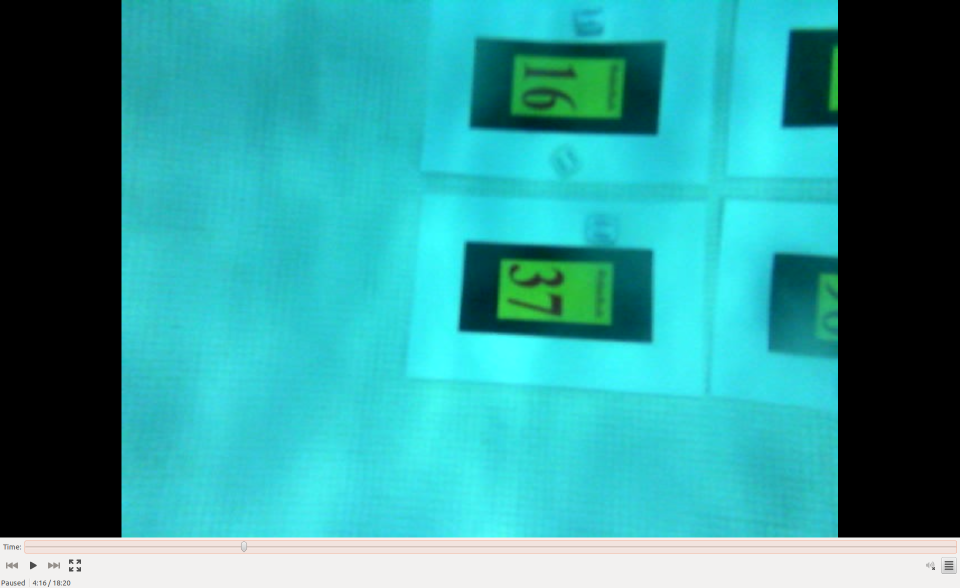
#> input picture vision/sample_frame.png, 1920 x 1176 px (shown at 1/2 size)
$ python -i pathBentPool.py   (imports and definitions only)   (Python 2 division)
#> lines starting #> are read from the running program, lines starting #| are printed output that depends on the picture; after the words box and inside, x2 and y2 are one past the last pixel; in counts of white or black regions, pixels touching at a corner belong together
#> further down, picture is the input picture: shape (1176, 1920, 3); mean B, G, R 154.3, 153.6, 50.8
### vision2/Entities/Utilities/dist.py
import numpy as np


"""
turns the frame into  a gray scale image of distance from input color
input opencv frame, the color you want the distance from
output normalized opencv frame
"""
def dist(frame, color):
  Z = frame.reshape((-1,3))
  color = np.float32(color).reshape((-1, 3))
  dist = Z - color
  dist = dist**2
  dist = sum(np.transpose(dist))
  dist = np.sqrt(dist)
  dist = np.uint8(dist)
  dist = dist.reshape((frame.shape[0:2]))
  return dist

### vision/Entities/VisObj/pathBentVisObj.py
"""
implementation of the bent path vision object
"""
import numpy as np
import cv2
from visobj import VisObj
import math

keys = ["found", "centerPointX", "centerPointY", "point1X", "point1Y", "point2X", "point2Y" ]

class pathBentVisObj(VisObj):


  # array of [found, orientation, cx, cy]
  def __init__(self, data):
    if str(data[0]) == str(False):
      data[0] = False
    self.found = bool(data[0])
    self.cx = int(data[1])
    self.cy = int(data[2])
    self.p1x = int(data[3])
    self.p1y = int(data[4])
    self.p2x = int(data[5])
    self.p2y = int(data[6])

    self.keys = keys
    self.out = {}
    self.out["found"] = self.found
    self.out["centerPointX"] = self.cx
    self.out["centerPointY"] = self.cy
    self.out["point1X"] = self.p1x
    self.out["point1Y"] = self.p1y
    self.out["point2X"] = self.p2x
    self.out["point2Y"] = self.p2y

  # [33 lines left out: function draw, not called in this run]

### vision/Entities/VisObj/slotsVisObj.py
"""
implementation of the gate vision obj
"""
import numpy as np
import cv2
from visobj import VisObj
import math
import time

class HoleRecord:
  def __init__(self, time, hole):
    self.time = time
    self.hole = hole

"""
sparse grid of hole records
can be thought of as grid where each unit has a list of holes in it
"""
class History:
  def __init__(self):
    # length coords need to be close by
    self.coord_length = 20
    # rows = { x1 : { y1 : HoleRecord}, x4 : { y2 : HoleRecord}, ... }
    self.rows = {}

  # add a record to the grid
  # [25 lines left out: functions addRecord, clearRecords, not called in this run]


keys = ["found", "locations"]
# coords
history = History()


class slotsVisObj(VisObj):

  keys = ["found", "locations"]
  history = {}

  # [32 lines left out: functions __init__, updateHistory, historyPoints, draw, not called in this run]

  """
  returns closest location to the center of the screen
  """
  # [10 lines left out: function closestLoc, not called in this run]

### vision/Entities/pathBentPool.py
import cv2
import numpy as np
import math
from Utilities import norm
from Utilities import dist
from VisObj import visObjects


visObj = "pathBent"
obj = visObjects[visObj]
keys = obj([False, 0, 0, 0, 0, 0, 0]).keys
SCREEN_AREA = 200000

"""
Finds bent path in image where path is bends 45 degrees midway through.
"""
def ProcessFrame(frame):
  import time
  #time.sleep(.1)
  out = obj([False, 0, 0, 0, 0, 0, 0])

  #frame = norm(frame)
  frameOut = np.copy(frame)
  m = cv2.mean(frame)
#> m = (154.3, 153.6, 50.82, 0)
  red = dist(frame, [m[0],  m[1], 150])
#> in dist, `dist = dist.reshape((frame.shape[0:2]))`:
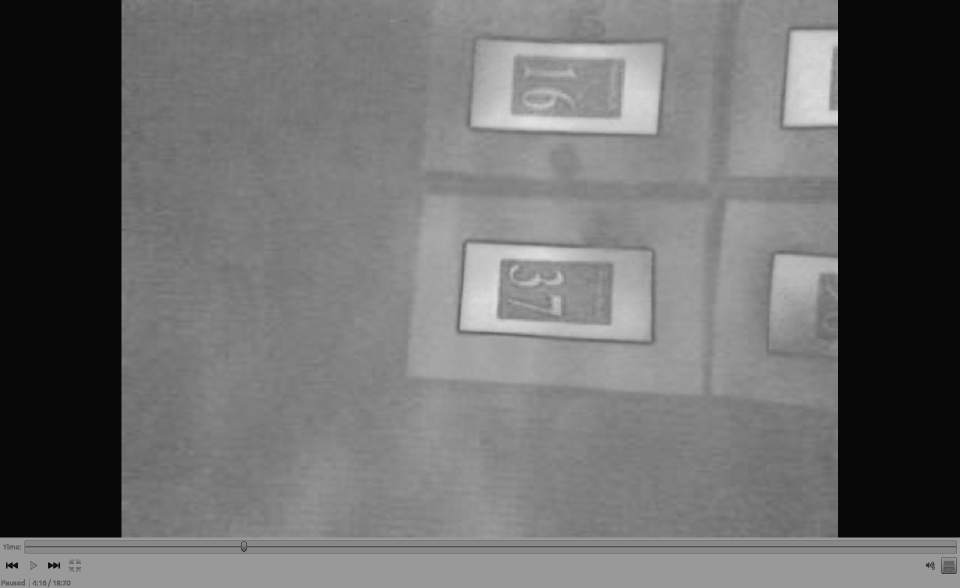
#> dist: shape (1176, 1920) (shown at 1/2 size); min 3, max 226, mean 107.4
  red = blur = cv2.blur(red,(5,5))
  debugFrame("red", red)
  (row, col, pages) = frame.shape
#> row = 1176; col = 1920; pages = 3
  maxArea = (row * col)/3
#> maxArea = 752640
  minArea = 200
  red = cv2.medianBlur(red, ksize = 3)
  # multiplier of                                     std dev init was   2.65
  ret, thresh = cv2.threshold(red, 145, 255, cv2.THRESH_BINARY_INV)
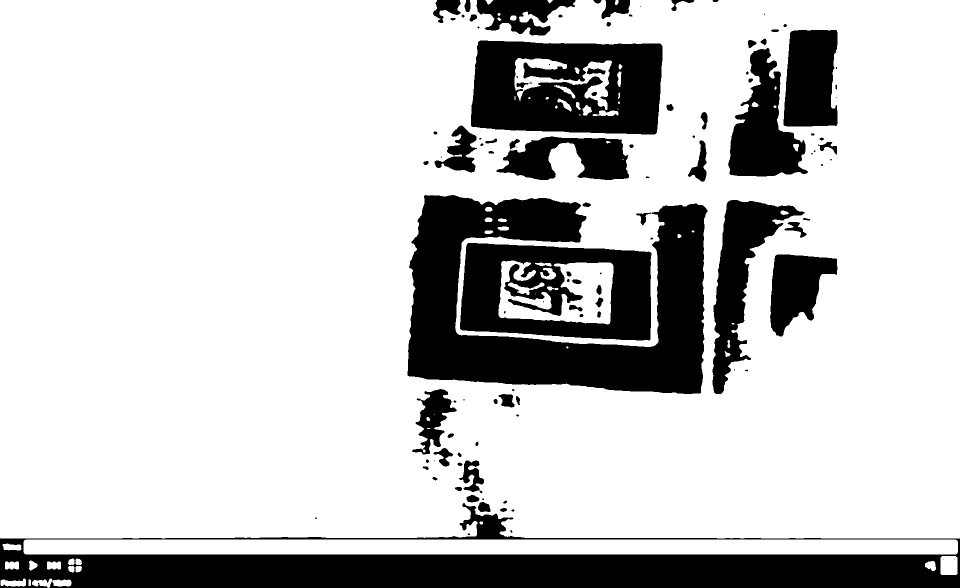
#> thresh: shape (1176, 1920) (shown at 1/2 size); 78.6% white; 110 black regions (33 under 20 px), largest, box (x1, y1, x2, y2) and area: (0, 1006, 1920, 1176) 133791, (815, 390, 1415, 788) 122031, (942, 81, 1325, 269) 57298
  debugFrame("threshOg", thresh)
  kernel = np.ones((7,7),np.uint8)
  thresh = cv2.erode(thresh,kernel, iterations = 2)
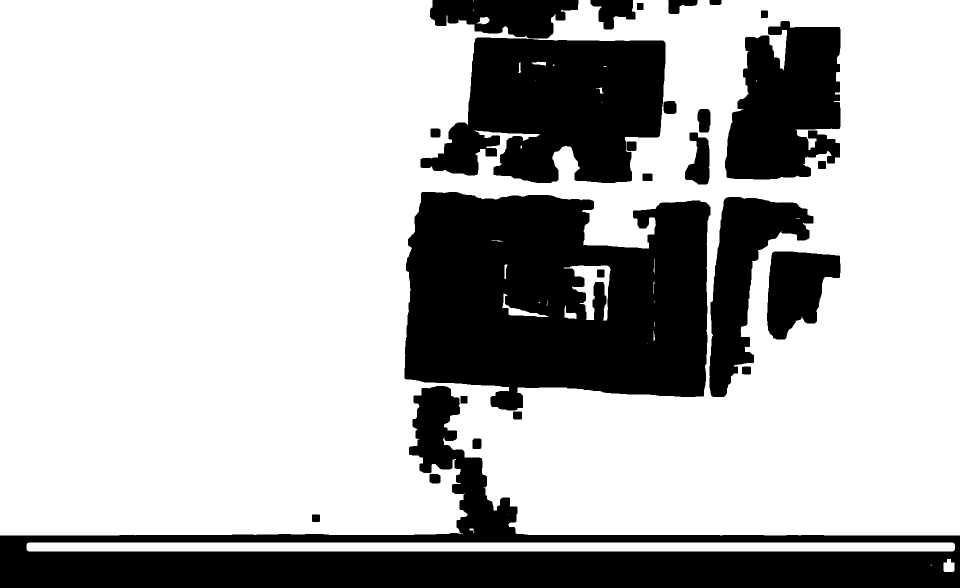
#> thresh: shape (1176, 1920) (shown at 1/2 size); 71.4% white; 26 black regions
  debugFrame("thresh", thresh)

  contours, _ = cv2.findContours(thresh, cv2.RETR_TREE, cv2.CHAIN_APPROX_SIMPLE)
#> contours = 54 contours, 21 with area under 20; largest, box (x1, y1, x2, y2) and area: (0, 0, 1920, 1071) 2005332, (808, 383, 1422, 822) 219972, (840, 74, 1332, 367) 103398, (1449, 41, 1682, 360) 56260, (1418, 393, 1628, 795) 35448
  contour_img = np.copy(frame)
  real_contours = []
  for cnt in contours:
      area = cv2.contourArea(cnt)
      # this is the area of the screen
      # often, the whole sceen is detected as a contour :/
      # here, we remove it
      if area < SCREEN_AREA:
        cv2.drawContours(contour_img, [cnt], 0, (0,255,0), 3)
        real_contours.append(cnt)
#> this loop made 54 passes
#> area on passes 2, 3, 4, 6, 9, 10, 11, 12, 13, 14, 15, 16: 424, 31526, 22.5, 209.5, 2005332.5, 265.5, 430.5, 398, 312.5, 238, 311, 17706.5
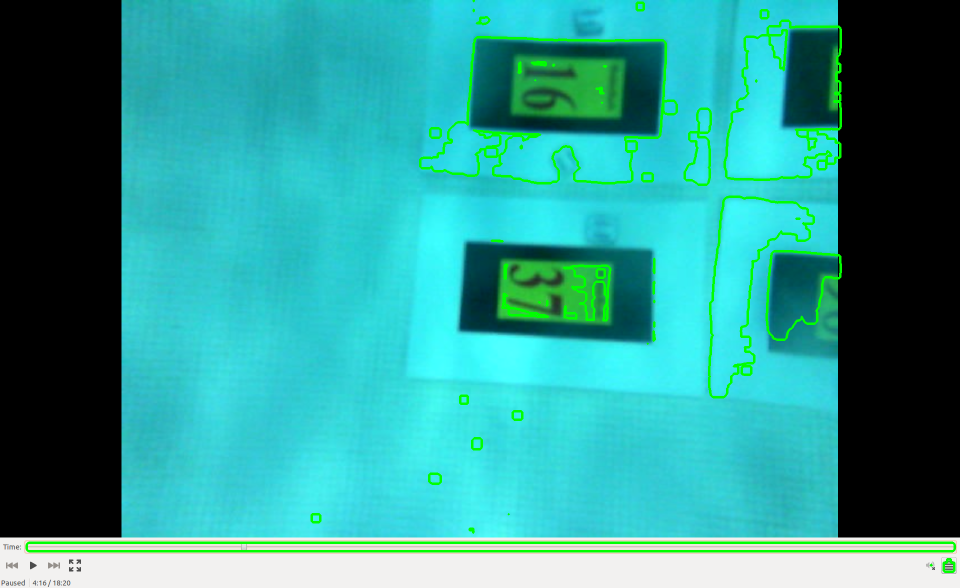
#> contour_img: shape (1176, 1920, 3) (shown at 1/2 size); 2.63% of pixels changed, all inside (x1, y1, x2, y2) = (51, 0, 1912, 1146)
#> after the loop, real_contours = 52 contours, 21 with area under 20; largest, box (x1, y1, x2, y2) and area: (840, 74, 1332, 367) 103398, (1449, 41, 1682, 360) 56260, (1418, 393, 1628, 795) 35448, (53, 1085, 1910, 1103) 31526, (1533, 502, 1682, 680) 17706
  debugFrame("contours", contour_img)
  contours = real_contours
#> contours has the same summary as real_contours

  mean, std = cv2.meanStdDev(frame)
#> mean = [154.3, 153.6, 50.82]; std = [94.59, 91.82, 62.26]
  r = dist(frame, (mean[0], mean[1], mean[2]))
#> call 2 of dist, with color = ([154.3], [153.6], [50.82])
#> in dist (call 2), `color = np.float32(color).reshape((-1, 3))`: color = [[154.3, 153.6, 50.82]]
#> in dist (call 2), `dist = dist.reshape((frame.shape[0:2]))`:
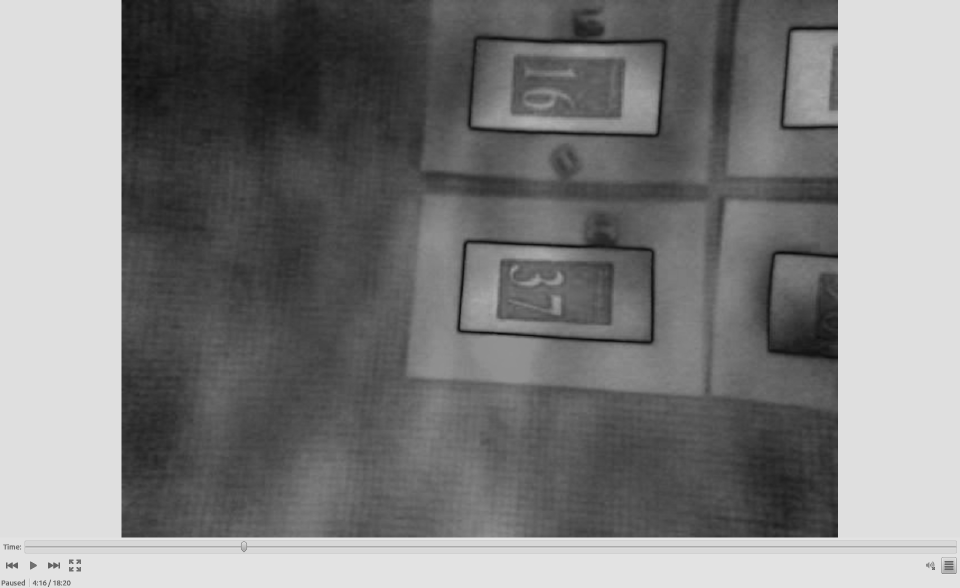
#> dist: shape (1176, 1920) (shown at 1/2 size); min 8, max 244, mean 128
  mean, std = cv2.meanStdDev(r)
#> mean = [128]; std = [68.97]
  r = cv2.GaussianBlur(r, (9, 9), 0)


  for i in range(len(contours)):
      epsilon = 0.075*cv2.arcLength(contours[i],True)
      approx = cv2.approxPolyDP(contours[i],epsilon,True)
      #check if shape triangle
      cv2.fillConvexPoly(frameOut, approx, (255,0,0))
      """"if the approximated contour is a triangle"""
      if len(approx) == 3:

        """Finding the point opposite of the hypotenuse"""
        pts = []
        for ptWrapper in approx:
            pts.append(ptWrapper[0])
        #find hypotenuse
        maxLen = 0
        maxIdx = 0
        for j in range(3):
            #print j
            p1 = pts[j]
            #print (j+1) %3
            p2 = pts[(j + 1)%3]
            sideLen = math.sqrt( (p1[0] - p2[0]) ** 2 + (p1[1] - p2[1]) ** 2 )
            if sideLen > maxLen:
                maxLen = sideLen
                maxIdx = j
        p1 = pts[maxIdx]
        p2 = pts[(maxIdx + 1) % 3]
        center = pts[(maxIdx + 2) % 3]
        #cv2.circle(frameOut,(center[0], center[1]) , 5, color = (0,0,0), thickness = -1)
        v1 = [p1[0] - center[0], p1[1] - center[1]]
        v2 = [p2[0] - center[0], p2[1] - center[1]]
        dot = v1[0] * v2[0] + v1[1] * v2[1]
        """Finding magnitude of 2 shorter sides and the angle opposite of the hypotenuse"""
        mag1 = math.sqrt( (v1[0]) ** 2 + (v1[1]) ** 2 )
        mag2 = math.sqrt( (v2[0]) ** 2 + (v2[1]) ** 2 )
        angle = math.acos(dot/(mag1 * mag2)) * 180.0 / math.pi
        #print "ANGLE: ", angle
        #print "MAGNITUDES: ", mag1, " ", mag2
        """
        checks that the biggest angle of the triangle is roughly 130 degrees and that the sides are similar sizes
        130 degrees corresponds to the 45 degree bend
        """
        MAX_LEN_DIF = 20
        MIN_LEN = 60
        TARGET_ANGLE = 130

        angle_accurate = abs(TARGET_ANGLE - abs(angle)) < 15
        similar_lengths =  abs(mag1 - mag2) < MAX_LEN_DIF
        min_length = mag1 > MIN_LEN
        print "angle_accurate", angle_accurate, abs(TARGET_ANGLE - abs(angle))
        print "similar_lengths", similar_lengths
        print "min_length", min_length

        if angle_accurate and similar_lengths and min_length:
            out = obj([True, int(center[0]), int(center[1]), int(p1[0]), int(p1[1]), int(p2[0]), int(p2[1])])
            frameOut = out.draw(frameOut)
#> this loop made 52 passes
#> (epsilon, p1, p2, center, v1, v2, dot, mag1) on passes 16, 27, 47, 48: (96.49, [1591, 405], [1426, 794], [1447, 400], [144, 5], [-21, 394], -1054, 144.1), (46.23, [1127, 535], [1213, 640], [1219, 535], [-92, 0], [-6, 105], 552, 92), (3.53, [1040, 124], [1037, 145], [1041, 143], [-1, -19], [-4, 2], -34, 19.03), (4.85, [1063, 125], [1091, 130], [1090, 124], [-27, 1], [1, 6], -21, 27.02)
#> (epsilon, approx, v1, v2, dot, mag1, mag2, angle) on passes 1, 25, 45: (0.362, [[1863, 1130], [1862, 1129], [1861, 1130]], [-1, 1], [1, 1], 0, 1.41, 1.41, 90), (19.65, [[1007, 587], [1018, 629], [1096, 633]], [78, 4], [-11, -42], -1026, 78.1, 43.42, 107.6), (0.812, [[1207, 132], [1209, 133], [1212, 132]], [3, -1], [-2, -1], -5, 3.16, 2.24, 135)
#> (printed output is left out)
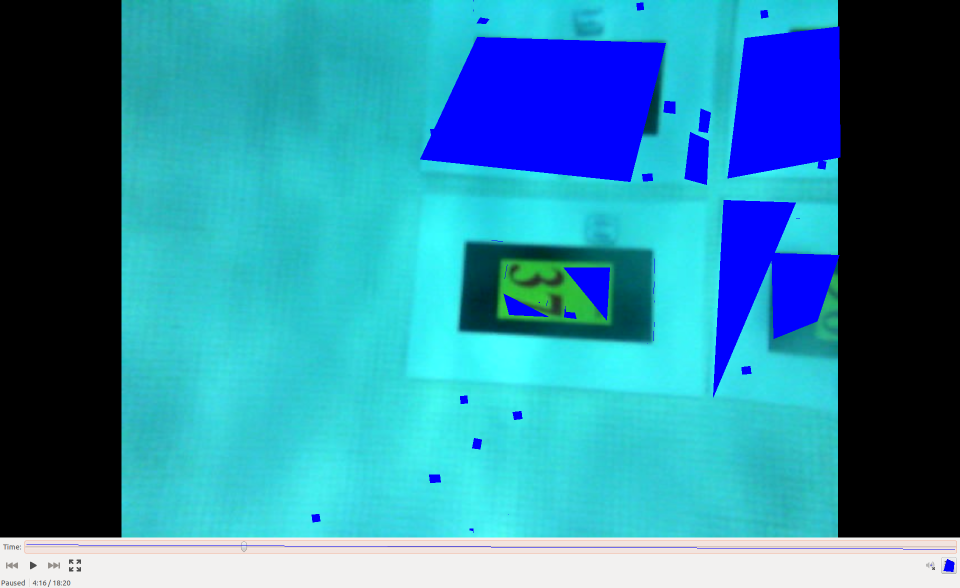
#> frameOut: shape (1176, 1920, 3) (shown at 1/2 size); 10.03% of pixels changed, all inside (x1, y1, x2, y2) = (53, 0, 1910, 1144)

  debugFrame("out", frameOut)
  return out
def sortPoles(pole):

  return pole[1][0]

def debugFrame(name, frame):
	cv2.imshow(name, frame)


>>> import cv2
>>> picture = cv2.imread('../sample_frame.png')
>>> result = ProcessFrame(picture)
